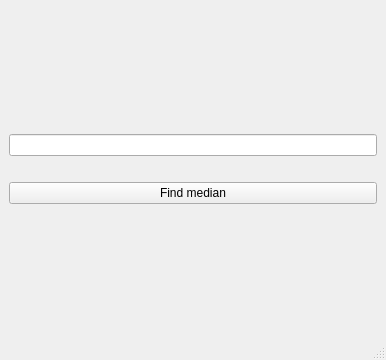
<?xml version="1.0" encoding="UTF-8"?>
<ui version="4.0">
 <class>MainWindow</class>
 <widget class="QMainWindow" name="MainWindow">
  <property name="geometry">
   <rect>
    <x>0</x>
    <y>0</y>
    <width>386</width>
    <height>360</height>
   </rect>
  </property>
  <property name="windowTitle">
   <string>MainWindow</string>
  </property>
  <widget class="QWidget" name="centralwidget">
   <layout class="QGridLayout" name="gridLayout_2">
    <item row="0" column="0">
     <layout class="QGridLayout" name="gridLayout">
      <item row="1" column="0">
       <widget class="QLabel" name="median">
        <property name="sizePolicy">
         <sizepolicy hsizetype="Preferred" vsizetype="Maximum">
          <horstretch>0</horstretch>
          <verstretch>0</verstretch>
         </sizepolicy>
        </property>
        <property name="text">
         <string/>
        </property>
       </widget>
      </item>
      <item row="2" column="0">
       <widget class="QPushButton" name="pushButton">
        <property name="text">
         <string>Find median</string>
        </property>
       </widget>
      </item>
      <item row="0" column="0">
       <widget class="QLineEdit" name="lineEdit"/>
      </item>
     </layout>
    </item>
   </layout>
  </widget>
  <widget class="QMenuBar" name="menubar">
   <property name="geometry">
    <rect>
     <x>0</x>
     <y>0</y>
     <width>386</width>
     <height>17</height>
    </rect>
   </property>
  </widget>
  <widget class="QStatusBar" name="statusbar"/>
 </widget>
 <resources/>
 <connections/>
</ui>
